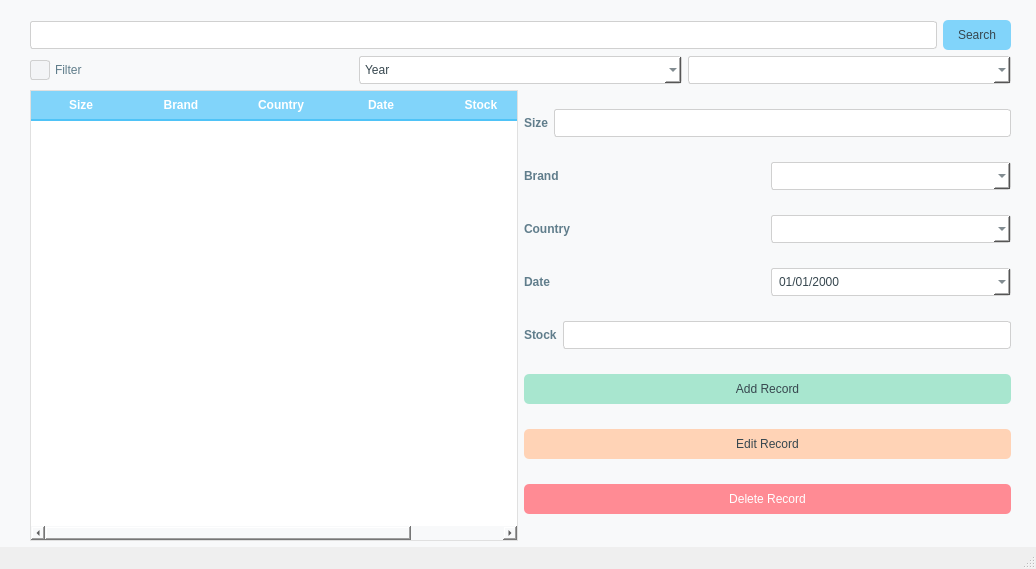
<?xml version="1.0" encoding="UTF-8"?>
<ui version="4.0">
 <class>MainWindow</class>
 <widget class="QMainWindow" name="MainWindow">
  <property name="geometry">
   <rect>
    <x>0</x>
    <y>0</y>
    <width>1036</width>
    <height>569</height>
   </rect>
  </property>
  <property name="windowTitle">
   <string>MainWindow</string>
  </property>
  <property name="styleSheet">
   <string notr="true"/>
  </property>
  <widget class="QWidget" name="centralwidget">
   <property name="styleSheet">
    <string notr="true">QWidget {
    background-color: #F8F9FA;
}

QLineEdit, QDateEdit, QComboBox {
    background-color: #FFFFFF;
    border: 1px solid #D0D0D0;
    color: #37474F;
    padding: 5px;
    border-radius: 3px;
}

QLineEdit:focus, QDateEdit:focus, QComboBox:focus {
    border: 1px solid #81D4FA;
    outline: none;
}
QLabel {
    color: #607D8B;
    font-weight: bold;
}
QMessageBox {
    background-color: #FFFFFF;
    color: #37474F;
}

</string>
   </property>
   <widget class="QWidget" name="verticalLayoutWidget_2">
    <property name="geometry">
     <rect>
      <x>30</x>
      <y>20</y>
      <width>981</width>
      <height>521</height>
     </rect>
    </property>
    <layout class="QVBoxLayout" name="master_layout">
     <item>
      <layout class="QHBoxLayout" name="row_1">
       <item>
        <widget class="QLineEdit" name="searchEdit"/>
       </item>
       <item>
        <widget class="QPushButton" name="searchButton">
         <property name="styleSheet">
          <string notr="true">QPushButton#searchButton {
    background-color: #81D4FA;
    color: #37474F;
    border: none;
    padding: 8px 15px;
    border-radius: 5px;
}
QPushButton#searchButton:hover {
    background-color: #4FC3F7;
}
</string>
         </property>
         <property name="text">
          <string>Search</string>
         </property>
        </widget>
       </item>
      </layout>
     </item>
     <item>
      <layout class="QHBoxLayout" name="row_2">
       <item>
        <widget class="QCheckBox" name="filterCheckBox">
         <property name="styleSheet">
          <string notr="true">QCheckBox {
    color: #607D8B;
    spacing: 5px;
}

QCheckBox::indicator {
    width: 18px;
    height: 18px;
    border-radius: 3px;
    background-color: #F3F4F6;
    border: 1px solid #D0D0D0;
}

QCheckBox::indicator:checked {
    background-color: #81D4FA;
    image: url(:/checkmark.svg);
}

QCheckBox::indicator:hover {
    border: 1px solid #81D4FA;
}
</string>
         </property>
         <property name="text">
          <string>Filter</string>
         </property>
        </widget>
       </item>
       <item>
        <widget class="QComboBox" name="filterDropdown">
         <item>
          <property name="text">
           <string>Year</string>
          </property>
         </item>
         <item>
          <property name="text">
           <string>Brand</string>
          </property>
         </item>
         <item>
          <property name="text">
           <string>Country</string>
          </property>
         </item>
        </widget>
       </item>
       <item>
        <widget class="QComboBox" name="filterElementDropdown"/>
       </item>
      </layout>
     </item>
     <item>
      <layout class="QHBoxLayout" name="row_3">
       <item>
        <widget class="QTableWidget" name="table">
         <property name="styleSheet">
          <string notr="true">QTableWidget {
    background-color: #FFFFFF;
    alternate-background-color: #F3F4F6;
    gridline-color: #E0E0E0;
    color: #37474F;
    border: 1px solid #E0E0E0;
    selection-background-color: #CCE7FF;
}

QTableWidget::item {
    padding: 10px;
    border: none;
}

QTableWidget::item:selected {
    background-color: #CCE7FF;
    color: #37474F;
}

QTableWidget::item:hover {
    background-color: #E8EAF6;
    color: #37474F;
}

QHeaderView::section {
    background-color: #81D4FA;
    color: #FFFFFF;
    padding: 5px;
    border: none;
    font-weight: bold;
    border-bottom: 2px solid #4FC3F7;
}

QTableCornerButton::section {
    background-color: #81D4FA;
    border: none;
}
</string>
         </property>
         <attribute name="horizontalHeaderCascadingSectionResizes">
          <bool>true</bool>
         </attribute>
         <column>
          <property name="text">
           <string>Size</string>
          </property>
          <property name="font">
           <font>
            <weight>75</weight>
            <bold>true</bold>
           </font>
          </property>
         </column>
         <column>
          <property name="text">
           <string>Brand</string>
          </property>
         </column>
         <column>
          <property name="text">
           <string>Country</string>
          </property>
         </column>
         <column>
          <property name="text">
           <string>Date</string>
          </property>
         </column>
         <column>
          <property name="text">
           <string>Stock</string>
          </property>
         </column>
        </widget>
       </item>
       <item>
        <layout class="QVBoxLayout" name="col_1">
         <item>
          <layout class="QHBoxLayout" name="col_row_1">
           <item>
            <widget class="QLabel" name="sizeLabel">
             <property name="text">
              <string>Size</string>
             </property>
            </widget>
           </item>
           <item>
            <widget class="QLineEdit" name="sizeEdit"/>
           </item>
          </layout>
         </item>
         <item>
          <layout class="QHBoxLayout" name="col_row_2">
           <item>
            <widget class="QLabel" name="brandLabel">
             <property name="text">
              <string>Brand</string>
             </property>
            </widget>
           </item>
           <item>
            <widget class="QComboBox" name="brandDropdown"/>
           </item>
          </layout>
         </item>
         <item>
          <layout class="QHBoxLayout" name="col_row_3">
           <item>
            <widget class="QLabel" name="countryLabel">
             <property name="text">
              <string>Country</string>
             </property>
            </widget>
           </item>
           <item>
            <widget class="QComboBox" name="countryDropdown"/>
           </item>
          </layout>
         </item>
         <item>
          <layout class="QHBoxLayout" name="col_row_4">
           <item>
            <widget class="QLabel" name="dateLabel">
             <property name="text">
              <string>Date</string>
             </property>
            </widget>
           </item>
           <item>
            <widget class="QDateEdit" name="dateEdit">
             <property name="styleSheet">
              <string notr="true">        self.col_row_4 = QtWidgets.QHBoxLayout()
        self.col_row_4.setObjectName(&quot;col_row_4&quot;)
        self.dateLabel = QtWidgets.QLabel(self.verticalLayoutWidget_2)
        self.dateLabel.setObjectName(&quot;dateLabel&quot;)
        self.col_row_4.addWidget(self.dateLabel)
        self.dateEdit = QtWidgets.QDateEdit(self.verticalLayoutWidget_2)
        self.dateEdit.setCalendarPopup(True)
        self.dateEdit.setTimeSpec(QtCore.Qt.LocalTime)
        self.dateEdit.setObjectName(&quot;dateEdit&quot;)
        self.col_row_4.addWidget(self.dateEdit)
        self.col_1.addLayout(self.col_row_4)</string>
             </property>
             <property name="displayFormat">
              <string>dd/MM/yyyy</string>
             </property>
             <property name="calendarPopup">
              <bool>true</bool>
             </property>
             <property name="timeSpec">
              <enum>Qt::LocalTime</enum>
             </property>
            </widget>
           </item>
          </layout>
         </item>
         <item>
          <layout class="QHBoxLayout" name="col_row_5">
           <item>
            <widget class="QLabel" name="stockLabel">
             <property name="text">
              <string>Stock</string>
             </property>
            </widget>
           </item>
           <item>
            <widget class="QLineEdit" name="stockEdit"/>
           </item>
          </layout>
         </item>
         <item>
          <widget class="QPushButton" name="addButton">
           <property name="styleSheet">
            <string notr="true">QPushButton#addButton {
    background-color: #A8E6CF;
    color: #37474F;
    border: none;
    padding: 8px 15px;
    border-radius: 5px;
}
QPushButton#addButton:hover {
    background-color: #94D6B9;
}
</string>
           </property>
           <property name="text">
            <string>Add Record</string>
           </property>
          </widget>
         </item>
         <item>
          <widget class="QPushButton" name="editButton">
           <property name="styleSheet">
            <string notr="true">QPushButton#editButton {
    background-color: #FFD3B6;
    color: #37474F;
    border: none;
    padding: 8px 15px;
    border-radius: 5px;
}
QPushButton#editButton:hover {
    background-color: #FFC3A2;
}
</string>
           </property>
           <property name="text">
            <string>Edit Record</string>
           </property>
          </widget>
         </item>
         <item>
          <widget class="QPushButton" name="deleteButton">
           <property name="styleSheet">
            <string notr="true">QPushButton#deleteButton {
    background-color: #FF8B94;
    color: #FFFFFF;
    border: none;
    padding: 8px 15px;
    border-radius: 5px;
}
QPushButton#deleteButton:hover {
    background-color: #FF6F7D;
}
</string>
           </property>
           <property name="text">
            <string>Delete Record</string>
           </property>
          </widget>
         </item>
        </layout>
       </item>
      </layout>
     </item>
    </layout>
   </widget>
  </widget>
  <widget class="QStatusBar" name="statusbar"/>
 </widget>
 <resources/>
 <connections/>
</ui>
